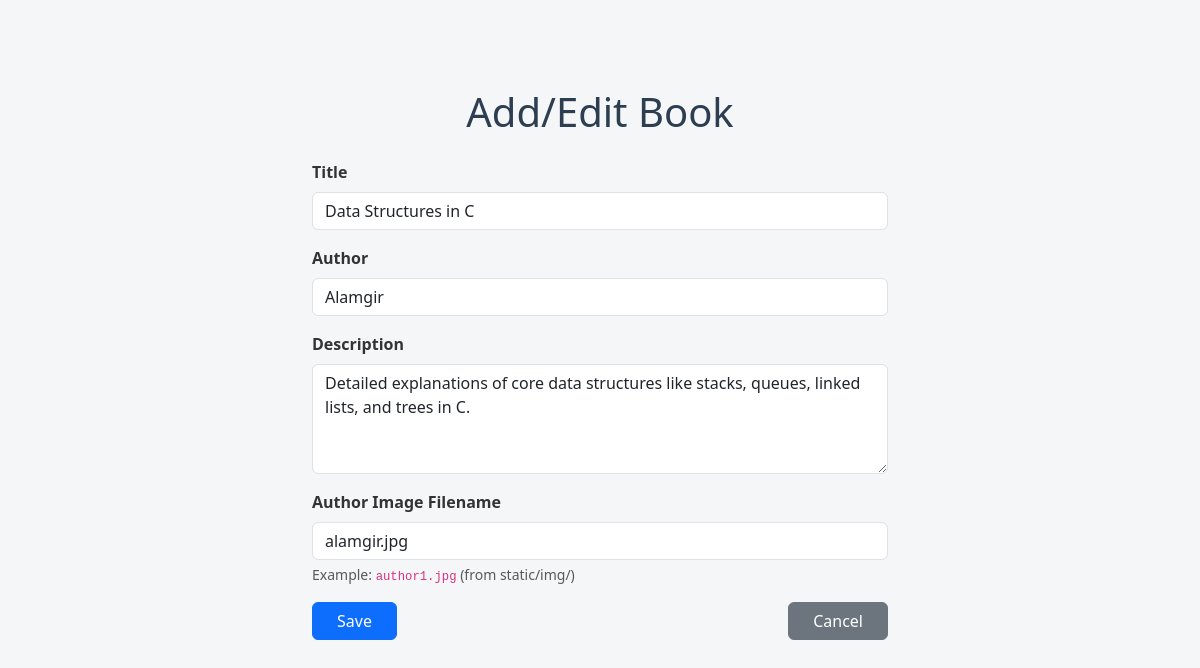
The page /edit/3/ on the database its author committed.
### books/models.py (models this page shows, shortened)
class Book(models.Model):
    title = models.CharField(max_length=200)
    author = models.CharField(max_length=100)
    description = models.TextField()
    author_image = models.CharField(max_length=100, blank=True)  # store image filename, e.g. 'author1.jpg'

### books/views.py (the view)
# urls.py: path('edit/<int:id>/', views.book_update, name='book_update'),
def book_update(request, id):
    book = get_object_or_404(Book, pk=id)
    if request.method == 'POST':
        form = BookForm(request.POST, instance=book)
        if form.is_valid():
            form.save()
            return redirect('book_list')
    else:
        form = BookForm(instance=book)
    return render(request, 'books/book_form.html', {'form': form})

### books/forms.py
class BookForm(forms.ModelForm):
    class Meta:
        model = Book
        fields = ['title', 'author', 'description', 'author_image']
        widgets = {
            'title': forms.TextInput(attrs={'class': 'form-control'}),
            'author': forms.TextInput(attrs={'class': 'form-control'}),
            'description': forms.Textarea(attrs={'class': 'form-control', 'rows': 4}),
            'author_image': forms.TextInput(attrs={'class': 'form-control'}),
        }

### templates/books/book_form.html (shortened to what this page needs)
{% load static %}
<!DOCTYPE html>
<html lang="en">
<head>
    <link href="https://cdn.jsdelivr.net/npm/bootstrap@5.3.0/dist/css/bootstrap.min.css" rel="stylesheet" />
    <link rel="stylesheet" href="{% static 'css/style.css' %}">
</head>
<body>
    <main class="container py-5" style="max-width: 600px;">
        <h1 class="mb-4 text-center">Add/Edit Book</h1>
        <form method="POST" enctype="multipart/form-data" novalidate>
            <div class="mb-3">
                <label for="id_title" class="form-label fw-semibold">Title</label>
                {{ form.title }}
            </div>
            <div class="mb-3">
                <label for="id_author" class="form-label fw-semibold">Author</label>
                {{ form.author }}
            </div>
            <div class="mb-3">
                <label for="id_description" class="form-label fw-semibold">Description</label>
                {{ form.description }}
            </div>
            <div class="mb-3">
                <label for="id_author_image" class="form-label fw-semibold">Author Image Filename</label>
                {{ form.author_image }}
                <div class="form-text">Example: <code>author1.jpg</code> (from static/img/)</div>
            </div>
            <div class="d-flex justify-content-between">
                <button type="submit" class="btn btn-primary px-4">Save</button>
                <a href="{% url 'book_list' %}" class="btn btn-secondary px-4">Cancel</a>
            </div>
        </form>
    </main>
</body>
</html>

### static/css/style.css (style rules this page uses)
body { font-family: 'Segoe UI', Tahoma, Geneva, Verdana, sans-serif; background-color: #f4f6f8; margin: 40px auto; max-width: 800px; padding: 0 20px; color: #333; }
h1 { color: #2c3e50; text-align: center; margin-bottom: 30px; }

### rows shown on the page
Book: title "Data Structures in C", author "Alamgir", description "Detailed explanations of core data structures like stacks, queues, linked lists, and trees in C.", author_image "alamgir.jpg"
